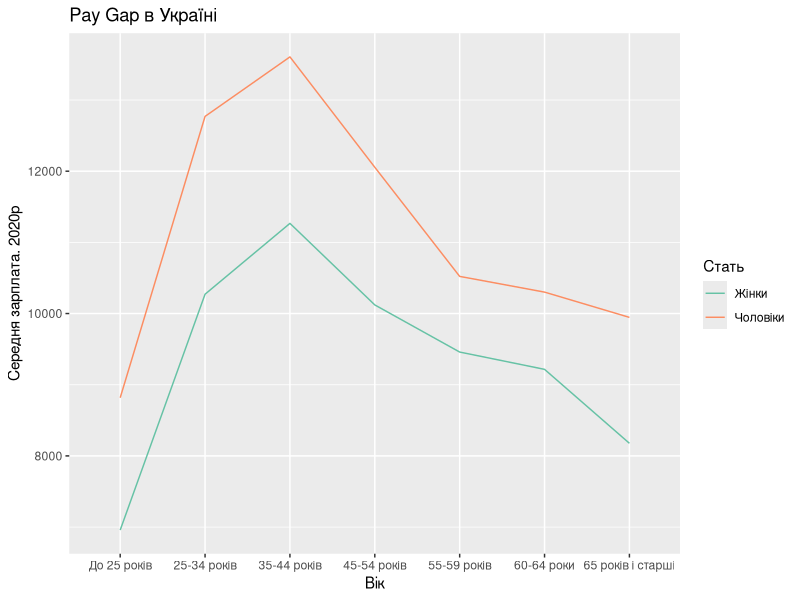

Source code (R):
library(tidyverse)

df <- read_csv(
  'charts/09diverging/salary_over_age.csv',
)

df <- df |> filter(Стать != "Усього") |> filter(Розріз != "Загалом")

df |> 
  ggplot(aes(x= fct_relevel(Розріз, "До 25 років"), y=`2020`, group = Стать)) + 
  geom_line(aes(color=Стать)) +
  scale_color_brewer(palette = "Set2") +
  xlab("Вік") +
  ylab("Середня зарплата. 2020р") +
  labs(title = "Pay Gap в Україні")

# data https://stat.gov.ua/uk/explorer?urn=SSSU%3ADF_ENTERPRISE_LABOR_STATISTICS%2820.0.0%29&filter=RAT_AVG_SALARY_MEN_WOMEN.%2A.%2A.%2A.%2A.%2A